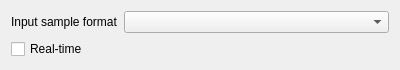
<?xml version="1.0" encoding="UTF-8"?>
<ui version="4.0">
 <class>StdinSourcePage</class>
 <widget class="QWidget" name="StdinSourcePage">
  <property name="geometry">
   <rect>
    <x>0</x>
    <y>0</y>
    <width>400</width>
    <height>66</height>
   </rect>
  </property>
  <property name="windowTitle">
   <string>Form</string>
  </property>
  <layout class="QGridLayout" name="gridLayout">
   <item row="0" column="1">
    <widget class="QComboBox" name="formatCombo"/>
   </item>
   <item row="1" column="0" colspan="2">
    <widget class="QCheckBox" name="realTimeCheck">
     <property name="text">
      <string>Real-time</string>
     </property>
    </widget>
   </item>
   <item row="0" column="0">
    <widget class="QLabel" name="label">
     <property name="sizePolicy">
      <sizepolicy hsizetype="Fixed" vsizetype="Preferred">
       <horstretch>0</horstretch>
       <verstretch>0</verstretch>
      </sizepolicy>
     </property>
     <property name="text">
      <string>Input sample format</string>
     </property>
    </widget>
   </item>
   <item row="2" column="0">
    <spacer name="verticalSpacer">
     <property name="orientation">
      <enum>Qt::Vertical</enum>
     </property>
     <property name="sizeHint" stdset="0">
      <size>
       <width>20</width>
       <height>1</height>
      </size>
     </property>
    </spacer>
   </item>
  </layout>
 </widget>
 <resources/>
 <connections/>
</ui>
